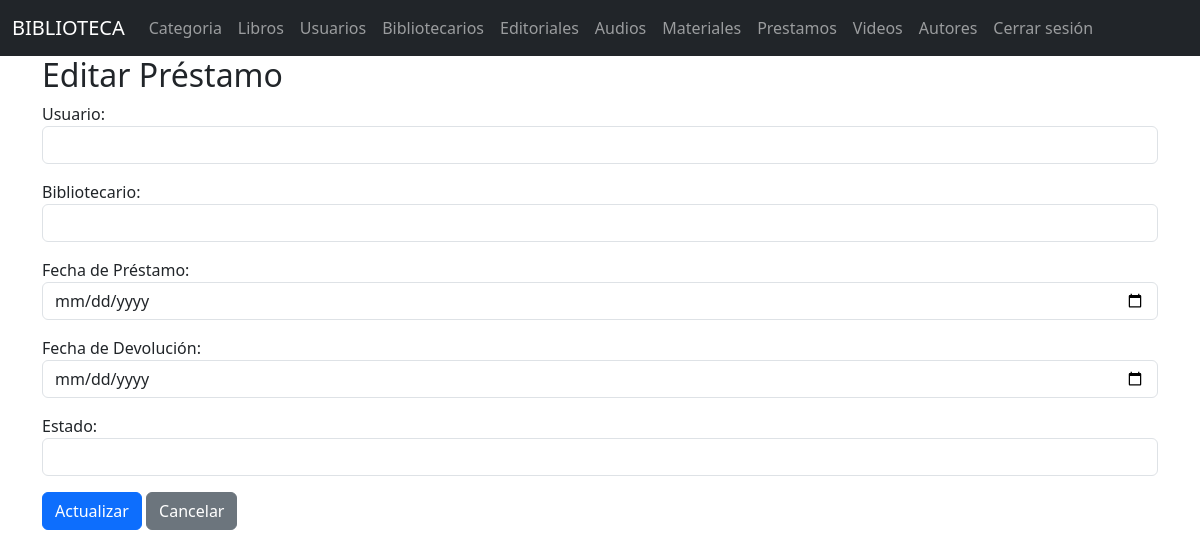
/prestamos/edit/1, run on an earlier commit of the app's database.
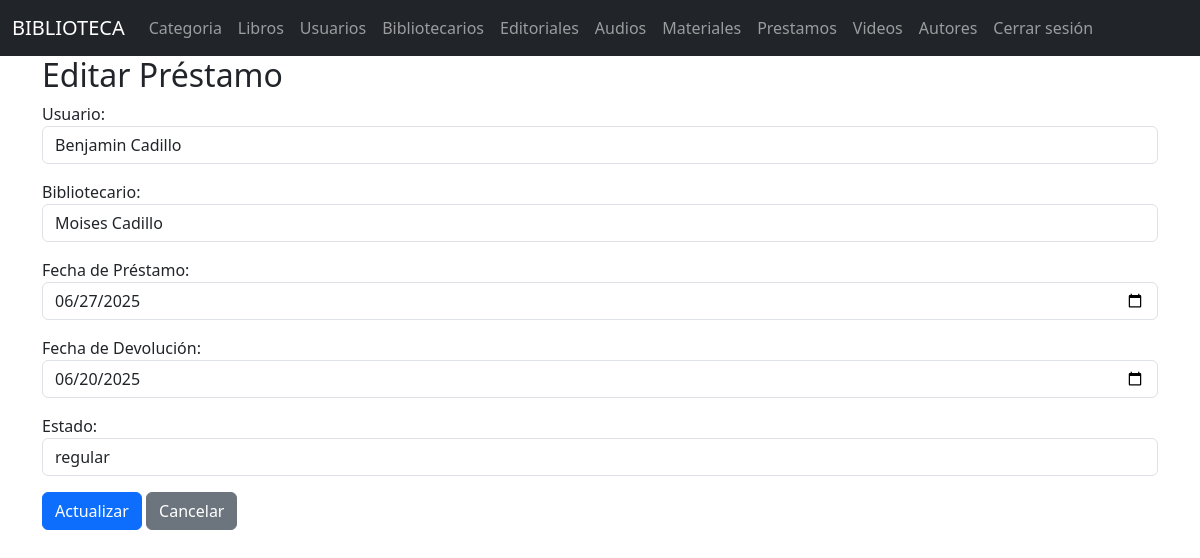
And on a later commit of the database.
### models/prestamo_model.py (models this page shows, shortened)
class Prestamo(db.Model):
    __tablename__ = 'prestamos'
    id_prestamo = db.Column(db.Integer, primary_key=True)
    id_usuario = db.Column(db.Integer, nullable=False)
    id_bibliotecario = db.Column(db.Integer, nullable=False)
    fecha_prestamo = db.Column(db.Date, nullable=False)
    fecha_devolucion = db.Column(db.Date, nullable=False)
    estado = db.Column(db.String(20), nullable=False)
    @staticmethod
    def get_by_id(id_prestamo):
        return Prestamo.query.get(id_prestamo)

### models/usuario_model.py (models this page shows, shortened)
class Usuario(db.Model):
    __tablename__ = "usuarios"
    id = db.Column(db.Integer,primary_key=True)
    nombre = db.Column(db.String(80),nullable=False)
    apellido = db.Column(db.String(80),nullable=False)
    email = db.Column(db.String(120),nullable=False)
    telefono = db.Column(db.String(20),nullable=False)
    username = db.Column(db.String(20),nullable=False)
    password = db.Column(db.String,nullable=False)
    tipo = db.Column(db.String(20),nullable=False)
    @staticmethod #no depende de la clase
    def get_all():
        return Usuario.query.all()

### controllers/prestamo_controllers.py (the view, shortened to what this page needs)
@prestamo_bp.route("/edit/<int:id_prestamo>", methods=['GET', 'POST'])
def edit(id_prestamo):
    prestamo = Prestamo.get_by_id(id_prestamo)
    usuarios = Usuario.get_all()
    return prestamo_view.edit(prestamo, usuarios)

### views/prestamo_view.py (called while the page is built)
def edit(prestamo, usuarios):
    return render_template("prestamos/edit.html", prestamo=prestamo, usuarios=usuarios)

### templates/prestamos/edit.html (shortened to what this page needs)
{% extends 'base.html' %}
{% block content %}
<h2>Editar Préstamo</h2>
<form method="post">
    <div class="mb-3">
        <label>Usuario:</label>
        <select name="id_usuario" class="form-control" required>
            {% for u in usuarios %}
            <option value="{{ u.id }}" {% if u.id == prestamo.id_usuario %}selected{% endif %}>
                {{ u.nombre }} {{ u.apellido }}
            </option>
            {% endfor %}
        </select>
    </div>
    <div class="mb-3">
        <label>Bibliotecario:</label>
        <select name="id_bibliotecario" class="form-control" required>
            {% for b in usuarios %}
            <option value="{{ b.id }}" {% if b.id == prestamo.id_bibliotecario %}selected{% endif %}>
                {{ b.nombre }} {{ b.apellido }}
            </option>
            {% endfor %}
        </select>
    </div>
    <div class="mb-3">
        <label>Fecha de Préstamo:</label>
        <input type="date" name="fecha_prestamo" class="form-control" value="{{ prestamo.fecha_prestamo }}" required>
    </div>
    <div class="mb-3">
        <label>Fecha de Devolución:</label>
        <input type="date" name="fecha_devolucion" class="form-control" value="{{ prestamo.fecha_devolucion }}" required>
    </div>
    <div class="mb-3">
        <label>Estado:</label>
        <input type="text" name="estado" class="form-control" value="{{ prestamo.estado }}" required>
    </div>
    <button type="submit" class="btn btn-primary">Actualizar</button>
    <a href="{{ url_for('prestamo.index') }}" class="btn btn-secondary">Cancelar</a>
</form>
{% endblock %}

What changed in the data, as far as the page shows it:
added Prestamo: id_usuario "Benjamin Cadillo", id_bibliotecario "Moises Cadillo", fecha_prestamo "06/27/2025", fecha_devolucion "06/20/2025", estado "regular"
